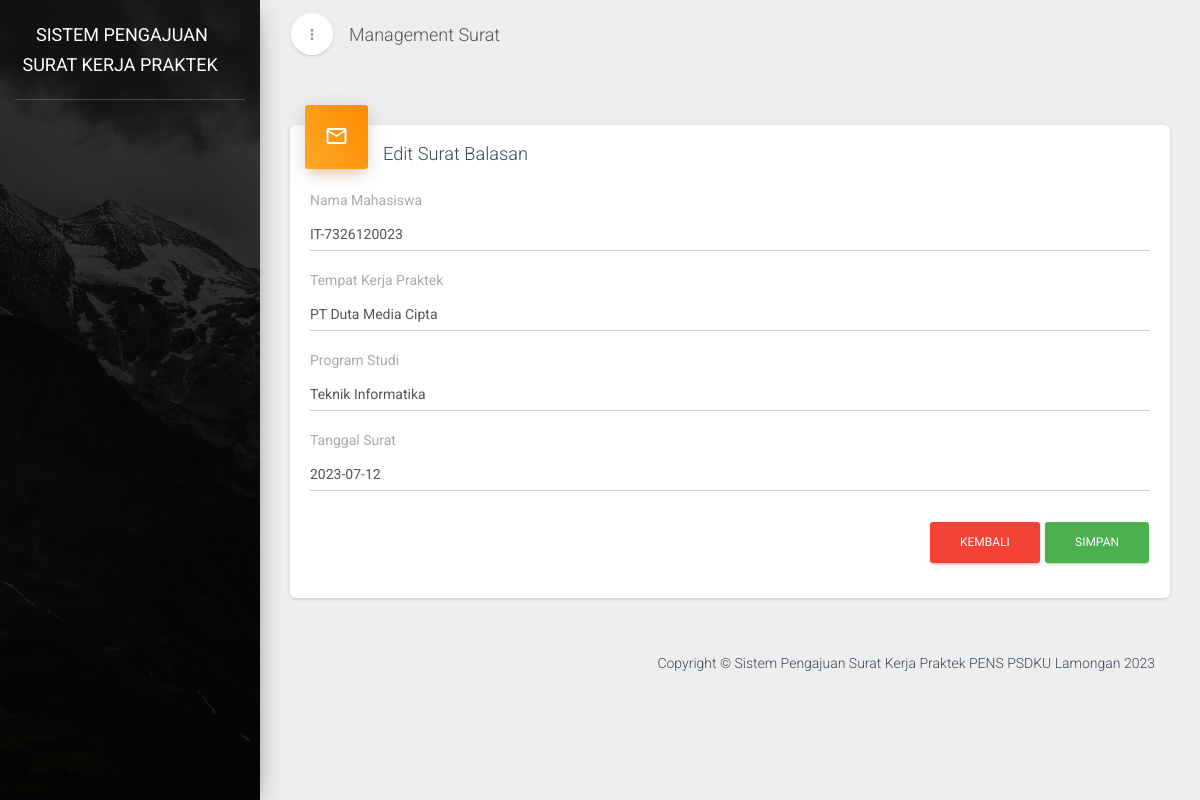
Screenshot of /surat/editSuratMasuk/24 with the database file from the repository.
### tables this page shows
CREATE TABLE `surat_masuk` (
  `id_surat_masuk` int(11) NOT NULL,
  `nama_surat_masuk` varchar(100) NOT NULL,
  `tempat_surat_masuk` varchar(100) NOT NULL,
  `tanggal_surat_masuk` date NOT NULL DEFAULT current_timestamp(),
  `keterangan_surat_masuk` varchar(100) NOT NULL,
  `prodi_surat_masuk` varchar(100) NOT NULL,
  `file_surat_masuk` varchar(200) NOT NULL,
  `nomor_surat_masuk` varchar(100) NOT NULL,
  `status_surat_masuk` tinyint(1) NOT NULL DEFAULT 0
);

### application/controllers/Surat.php (called while the page is built, shortened)
<?php
class Surat extends CI_Controller
{
    public function __construct()
    {
        $this->load->model('dashboard_model', 'dashboard');
    }
    public function editSuratMasuk($id)
    {
        $this->form_validation->set_rules('nama_surat', 'Nama Surat', 'required');
        $this->form_validation->set_rules('tempat_surat', 'Keterangan', 'required');
        $this->form_validation->set_rules('tanggal_surat', 'Keterangan', 'required');
        $this->form_validation->set_rules('prodi_surat', 'Keterangan', 'required');
        if ($this->form_validation->run() == FALSE) {
            $judul = [
                'title' => 'Management Surat',
                'sub_title' => 'Surat Masuk',
                'notifikasiBaak' => $this->dashboard->total_rows_baak(),
                'notifikasiKoor' => $this->dashboard->total_rows_koor(),
                'notifikasiSurat' => $this->dashboard->total_rows_surat()
            ];
            $data['surat_masuk'] = $this->db->get_where('surat_masuk', ['id_surat_masuk' => $id])->row_array();
            $this->load->view('templates/header', $judul);
            $this->load->view('surat/edit_surat_masuk', $data);
            $this->load->view('templates/footer');
        }
    }
}

### index.php (called while the page is built, shortened)
<?php
require_once BASEPATH.'core/CodeIgniter.php';

### application/views/surat/edit_surat_masuk.php (the view)
<div class="content">
    <div class="container-fluid">
        <div class="row">
            <div class="col-md-12">
                <div class="card">
                    <?php echo form_open_multipart(); ?>
                    <div class="card-header card-header-icon" data-background-color="orange">
                        <i class="material-icons">mail_outline</i>
                    </div>
                    <div class="card-content">
                        <h4 class="card-title">Edit Surat Balasan</h4>
                        <div class="form-group">
                            <label class="label-control">Nama Mahasiswa</label>
                            <input class="form-control" name="nama_surat" id="nama_surat" type="text" value="<?= $surat_masuk['nama_surat_masuk']; ?>" required="true" />
                        </div>
                        <div class="form-group">
                            <label class="label-control">Tempat Kerja Praktek</label>
                            <input class="form-control" name="tempat_surat" id="tempat_surat" type="text" value="<?= $surat_masuk['tempat_surat_masuk']; ?>" required="true" />
                        </div>
                        <div class="form-group">
                            <label class="label-control">Program Studi</label>
                            <input class="form-control" name="prodi_surat" id="prodi_surat" value="<?= $surat_masuk['prodi_surat_masuk']; ?>" type="text" required="true" />
                        </div>
                        <div class="form-group">
                            <label class="label-control">Tanggal Surat</label>
                            <input type="text" class="form-control datepicker" name="tanggal_surat" id="tanggal_surat" value="<?= $surat_masuk['tanggal_surat_masuk']; ?>" />
                        </div>
                        <div class="category form-category">
                            <div class="form-footer text-right">
                                <a href="<?= base_url() ?>surat/surat_masuk" class="btn btn-danger btn-fill">Kembali</a>
                                <button type="submit" class="btn btn-success btn-fill">simpan</button>
                            </div>
                        </div>
                        </form>
                    </div>
                </div>
            </div>
        </div>
    </div>

### rows the page displays
surat_masuk: nama_surat "IT-7326120023", tempat_surat "PT Duta Media Cipta", prodi_surat "Teknik Informatika", tanggal_surat "2023-07-12"

### other values shown
$title "Management Surat"
